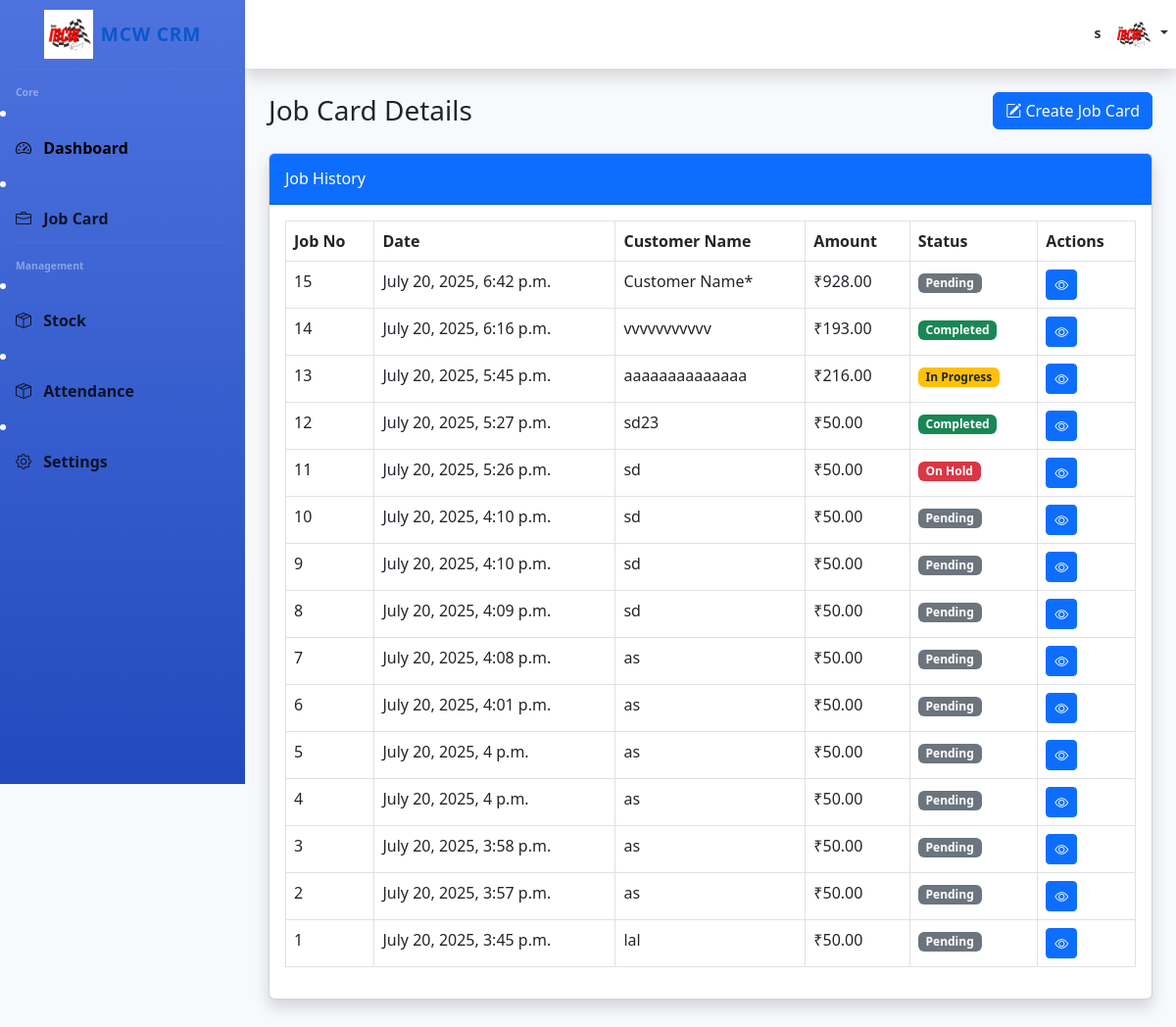
Before: /Supervisor/Supervisor_jobcard (signed in) with the older database file.
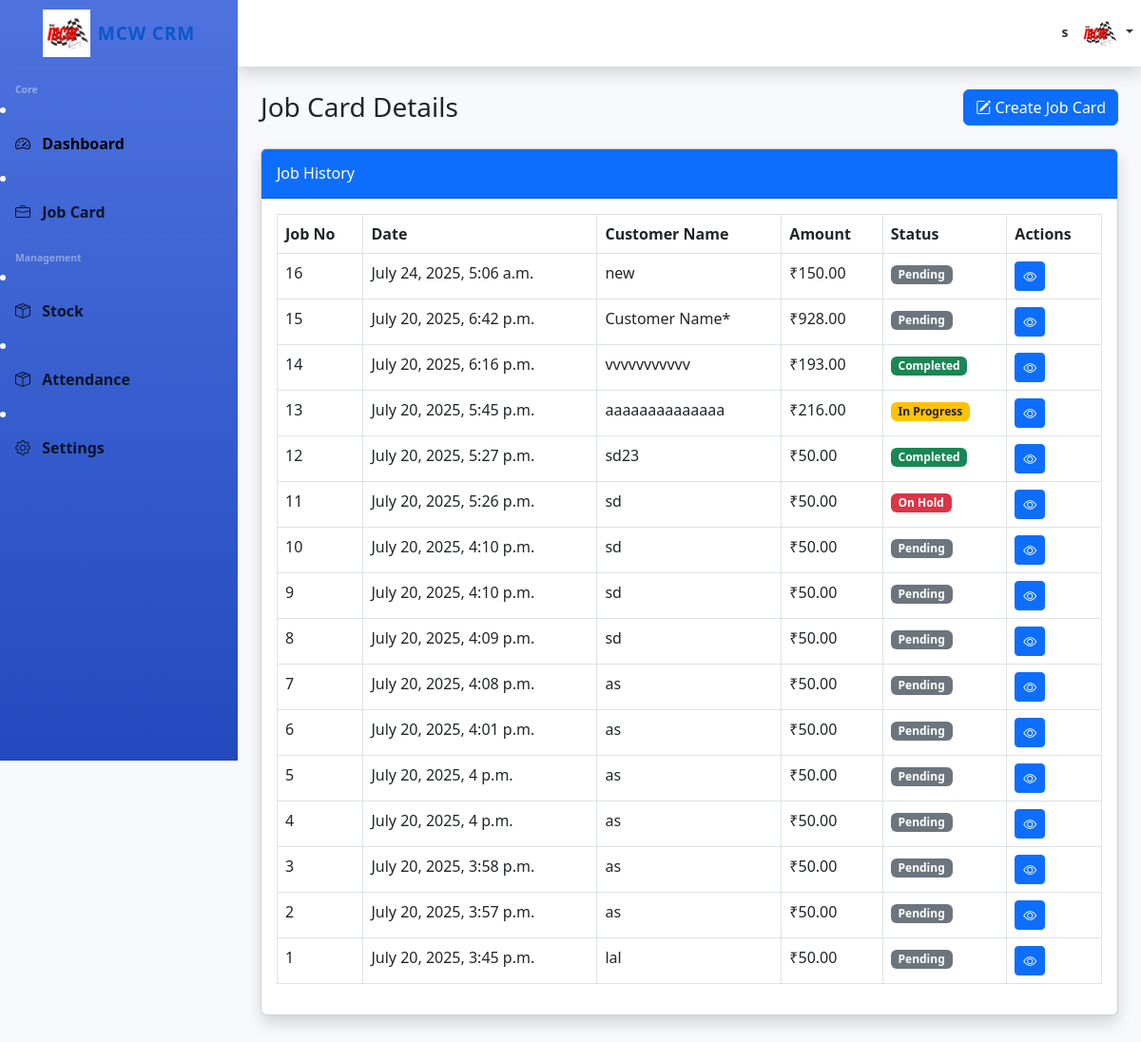
After: the same page with the newer database file.
### Supervisor/models.py (models this page shows, shortened)
class JobCardDB(models.Model):
    JOB_TYPE_CHOICES = [
        ('Service', 'Service'),
        ('Repair', 'Repair'),
        ('Inspection', 'Inspection'),
        ('Custom', 'Custom Work'),
    ]
    STATUS_CHOICES = [
        ('Pending', 'Pending'),
        ('In Progress', 'In Progress'),
        ('Completed', 'Completed'),
        ('On Hold', 'On Hold'),
    ]
    PAYMENT_CHOICES = [
        ('Pending', 'Pending'),
        ('Completed', 'Completed'),
        ('On Hold', 'On Hold'),
    ]
    PaymentMethod_CHOICES = [
        ('UPI', 'UPI'),
        ('Cash', 'Cash'),
        ('Credit/Debit Card', 'Credit/Debit Card'),
        ('Bank Transfe', 'Bank Transfe'),
    ]
    id = models.AutoField(primary_key=True)
    customer = models.ForeignKey(CustomerDB, on_delete=models.CASCADE, blank=True, null=True)
    vehicle = models.ForeignKey(VehicleDB, on_delete=models.CASCADE, blank=True, null=True)
    job_type = models.CharField(max_length=20, choices=JOB_TYPE_CHOICES, blank=True, null=True)
    received_date = models.DateField( blank=True, null=True)
    delivery_date = models.DateField( blank=True, null=True)
    assigned_staff = models.ForeignKey(UsesDB, on_delete=models.CASCADE)
    work_description = models.TextField(blank=True, null=True)
    status = models.CharField(max_length=20, choices=STATUS_CHOICES, default='Pending', blank=True, null=True)
    labor_hours = models.DecimalField(max_digits=5, decimal_places=2, default=1, blank=True, null=True)
    hourly_rate = models.DecimalField(max_digits=10, decimal_places=2, default=50.00, blank=True, null=True)
    discount = models.DecimalField(max_digits=5, decimal_places=2, default=0.00, blank=True, null=True)
    TotalPayent = models.DecimalField(max_digits=10, decimal_places=2, default=00.00, blank=True, null=True)
    paydPayent = models.DecimalField(max_digits=10, decimal_places=2, default=00.00, blank=True, null=True)
    created_at = models.DateTimeField(auto_now_add=True)
    editeed_details = models.TextField(blank=True, null=True)
    paymentStatus= models.CharField(max_length=20, choices=PAYMENT_CHOICES, default='Pending', blank=True, null=True)
    PaymentMethod=models.CharField(max_length=20, choices=PaymentMethod_CHOICES, default='UPI', blank=True, null=True)
    PaymentNotes= models.TextField(blank=True, null=True)
    Paymentdonebynote= models.TextField(blank=True, null=True)

class CustomerDB(models.Model):
    createdby = models.ForeignKey(UsesDB, on_delete=models.CASCADE, blank=True, null=True)
    id = models.AutoField(primary_key=True)
    name = models.CharField(max_length=100, blank=True, null=True)
    phone = models.CharField(max_length=20, blank=True, null=True)
    email = models.EmailField(blank=True, null=True)
    address = models.TextField(blank=True, null=True)
    created_at = models.DateTimeField(auto_now_add=True)
    customernotes = models.TextField(blank=True,  null=True)

### Supervisor/views.py (the view)
# urls.py: path('Supervisor_jobcard', views.Supervisor_jobcard, name='Supervisor_jobcard'),
def Supervisor_jobcard(request):
    user_id=request.session['user_id']
    user_name=request.session['user_name']
    position=request.session['user_position']
    if position=="Supervisor":
        JobCardDBdata=JobCardDB.objects.all()[::-1]
        data={"JobCardDBdata":JobCardDBdata,"name":user_name}
        return render(request,"Supervisor_jobcard.html",data)
    else:return redirect("login")

### Supervisor/templates/Supervisor_jobcard.html (shortened to what the changed rows need)
{% load static %}
<!DOCTYPE html>
<html lang="en">
<head>
    <link href="https://cdn.jsdelivr.net/npm/bootstrap@5.3.0/dist/css/bootstrap.min.css" rel="stylesheet">
    <link rel="stylesheet" href="https://cdn.jsdelivr.net/npm/bootstrap-icons@1.10.0/font/bootstrap-icons.css">
</head>
<body id="page-top">
    <div id="content">
        <div class="container-fluid p-4">
            <div class="d-sm-flex align-items-center justify-content-between mb-4">
                <h1 class="h3 mb-0 text-gray-800">Job Card Details</h1>
            </div>
            <div class="card shadow mb-4">
                <div class="card-body">
                    <div class="table-responsive">
                        <table class="table table-bordered table-hover">
                            <thead>
                                <tr>
                                    <th>Job No</th>
                                    <th>Date</th>
                                    <th>Customer Name</th>
                                    <th>Amount</th>
                                    <th>Status</th>
                                    <th>Actions</th>
                                </tr>
                            </thead>
                            <tbody>
                                {% for i in JobCardDBdata %}
                                <tr>
                                    <td>{{i.id}}</td>
                                    <td>{{i.created_at}}</td>
                                    <td>{{i.customer.name}}</td>
                                    <td>₹{{i.TotalPayent}}</td>
                                    <td>
                                         {% if i.status == 'Completed' %}
                                            <span class="badge bg-success">Completed</span>
                                        {% elif i.status == 'In Progress' %}
                                            <span class="badge bg-warning text-dark">In Progress</span>
                                        {% elif i.status == 'Pending' %}
                                            <span class="badge bg-secondary">Pending</span>
                                        {% elif i.status == 'On Hold' %}
                                            <span class="badge bg-danger">On Hold</span>
                                        {% elif i.status == 'Approved' %}
                                            <span class="badge bg-info">Approved</span>
                                        {% else %}
                                            <span class="badge bg-light text-dark">{{i.status}}</span>
                                        {% endif %}
                                    </td>
                                    <td>
                                        <a href="/Supervisor/Supervisor_single_jobcard/{{i.id}}" class="btn btn-sm btn-primary"><i class="bi bi-eye"></i></a>
                                    </td>
                                </tr>
                                {% endfor %}
                            </tbody>
                        </table>
                    </div>
                </div>
            </div>
        </div>
    </div>
</body>
</html>

Changed rows visible on the page:
added JobCardDB: id "16", created_at "July 24, 2025, 5:06 a.m.", customer.name "new", TotalPayent "150.00", status "Pending"
